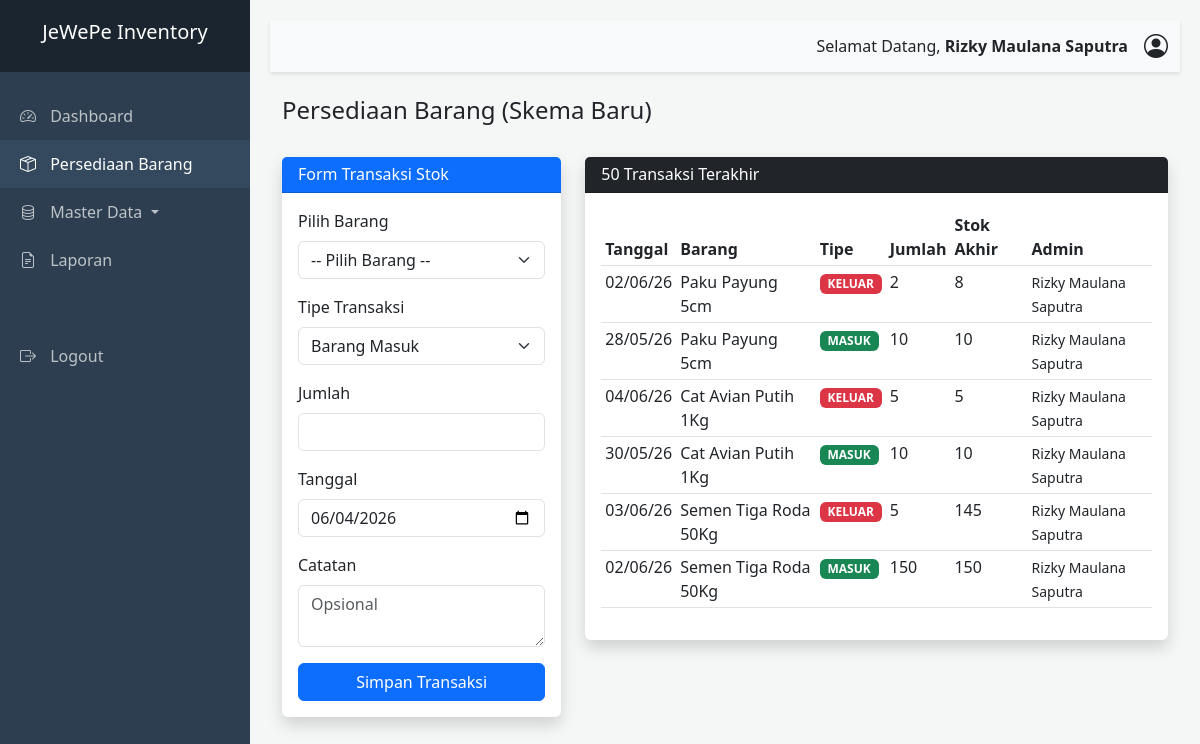
The app's page /index.php?page=stok (signed in) with its own data.
### tables this page shows
CREATE TABLE stock_transactions (
    id BIGINT(20) UNSIGNED NOT NULL AUTO_INCREMENT,
    product_id BIGINT(20) UNSIGNED NOT NULL,
    user_id BIGINT(20) UNSIGNED NOT NULL,
    type ENUM('masuk', 'keluar') NOT NULL,
    quantity INT(11) NOT NULL,
    stock_after INT(11) NOT NULL,
    transaction_date DATE NOT NULL,
    note TEXT NULL,
    created_at TIMESTAMP NULL DEFAULT NULL,
    updated_at TIMESTAMP NULL DEFAULT NULL,
    PRIMARY KEY (id),
     
    FOREIGN KEY (product_id) REFERENCES products(id) ON DELETE RESTRICT ON UPDATE CASCADE,
     
    FOREIGN KEY (user_id) REFERENCES users(id) ON DELETE RESTRICT ON UPDATE CASCADE
);

CREATE TABLE products (
    id BIGINT(20) UNSIGNED NOT NULL AUTO_INCREMENT,
    category_id BIGINT(20) UNSIGNED NOT NULL,
    code VARCHAR(255) NOT NULL UNIQUE,
    name VARCHAR(255) NOT NULL,
    unit VARCHAR(255) NOT NULL,
    stock INT(11) NOT NULL DEFAULT 0,
    minimum_stock INT(11) NOT NULL DEFAULT 10,
    description TEXT NULL,
    created_at TIMESTAMP NULL DEFAULT NULL,
    updated_at TIMESTAMP NULL DEFAULT NULL,
    PRIMARY KEY (id),
     
    FOREIGN KEY (category_id) REFERENCES categories(id) ON DELETE RESTRICT ON UPDATE CASCADE
);

CREATE TABLE users (
    id BIGINT(20) UNSIGNED NOT NULL AUTO_INCREMENT,
    name VARCHAR(255) NOT NULL,
    email VARCHAR(255) NOT NULL UNIQUE,
    password VARCHAR(255) NOT NULL,
    created_at TIMESTAMP NULL DEFAULT NULL,
    updated_at TIMESTAMP NULL DEFAULT NULL,
    PRIMARY KEY (id)
);

### modules/stok.php (the view, shortened to what this page needs)
<?php
$transactions_list = mysqli_query($conn, "SELECT t.*, p.name as product_name, p.code as product_code, u.name as user_name
                                         FROM stock_transactions t
                                         JOIN products p ON t.product_id = p.id
                                         JOIN users u ON t.user_id = u.id
                                         ORDER BY t.id DESC LIMIT 50");
?>
<div class="row mb-4">
    <div class="col-md-12">
        <h4>Persediaan Barang (Skema Baru)</h4>
    </div>
</div>
<div class="row">
    <div class="col-md-4 mb-4">
        <div class="card shadow">
            <div class="card-header bg-primary text-white">
                <h6 class="m-0">Form Transaksi Stok</h6>
            </div>
            <div class="card-body">
                <form action="" method="POST">
                    <div class="mb-3">
                        <label class="form-label">Pilih Barang</label>
                        <select name="product_id" class="form-select" required>
                            <option value="">-- Pilih Barang --</option>
                        </select>
                    </div>
                    <div class="mb-3">
                        <label class="form-label">Tipe Transaksi</label>
                        <select name="type" class="form-select" required>
                            <option value="masuk">Barang Masuk</option>
                        </select>
                    </div>
                    <div class="mb-3">
                        <label class="form-label">Jumlah</label>
                        <input type="number" name="quantity" class="form-control" min="1" required>
                    </div>
                    <div class="mb-3">
                        <label class="form-label">Tanggal</label>
                        <input type="date" name="transaction_date" class="form-control" value="<?= date('Y-m-d') ?>" required>
                    </div>
                    <div class="mb-3">
                        <label class="form-label">Catatan</label>
                        <textarea name="note" class="form-control" rows="2" placeholder="Opsional"></textarea>
                    </div>
                    <div class="d-grid">
                        <button type="submit" name="add_transaction" class="btn btn-primary">Simpan Transaksi</button>
                    </div>
                </form>
            </div>
        </div>
    </div>
    <div class="col-md-8">
        <div class="card shadow">
            <div class="card-header bg-dark text-white">
                <h6 class="m-0">50 Transaksi Terakhir</h6>
            </div>
            <div class="card-body">
                <div class="table-responsive">
                    <table class="table table-sm table-hover">
                        <thead>
                            <tr>
                                <th>Tanggal</th>
                                <th>Barang</th>
                                <th>Tipe</th>
                                <th>Jumlah</th>
                                <th>Stok Akhir</th>
                                <th>Admin</th>
                            </tr>
                        </thead>
                        <tbody>
                            <?php while($t = mysqli_fetch_assoc($transactions_list)): ?>
                            <tr>
                                <td><?= date('d/m/y', strtotime($t['transaction_date'])) ?></td>
                                <td><?= $t['product_name'] ?></td>
                                <td>
                                    <span class="badge bg-<?= $t['type'] == 'masuk' ? 'success' : 'danger' ?>">
                                        <?= strtoupper($t['type']) ?>
                                    </span>
                                </td>
                                <td><?= $t['quantity'] ?></td>
                                <td><?= $t['stock_after'] ?></td>
                                <td><small><?= $t['user_name'] ?></small></td>
                            </tr>
                            <?php endwhile; ?>
                        </tbody>
                    </table>
                </div>
            </div>
        </div>
    </div>
</div>

### includes/header.php (style rules this page uses)
:root { --sidebar-width: 250px; }
body { font-family: 'Segoe UI', Tahoma, Geneva, Verdana, sans-serif; background-color: #f4f7f6; }
.card { border: none; box-shadow: 0 0.125rem 0.25rem rgba(0, 0, 0, 0.075); }

### records on screen
stock_transactions: transaction_date "02/06/26", product.name "Paku Payung 5cm", type "KELUAR", quantity "2", stock_after "8", user.name "Rizky Maulana Saputra"
stock_transactions: transaction_date "28/05/26", product.name "Paku Payung 5cm", type "MASUK", quantity "10", stock_after "10", user.name "Rizky Maulana Saputra"
stock_transactions: transaction_date "04/06/26", product.name "Cat Avian Putih 1Kg", type "KELUAR", quantity "5", stock_after "5", user.name "Rizky Maulana Saputra"
stock_transactions: transaction_date "30/05/26", product.name "Cat Avian Putih 1Kg", type "MASUK", quantity "10", stock_after "10", user.name "Rizky Maulana Saputra"
stock_transactions: transaction_date "03/06/26", product.name "Semen Tiga Roda 50Kg", type "KELUAR", quantity "5", stock_after "145", user.name "Rizky Maulana Saputra"
stock_transactions: transaction_date "02/06/26", product.name "Semen Tiga Roda 50Kg", type "MASUK", quantity "150", stock_after "150", user.name "Rizky Maulana Saputra"

### other values on screen
$_SESSION['nama'] "Rizky Maulana Saputra"
